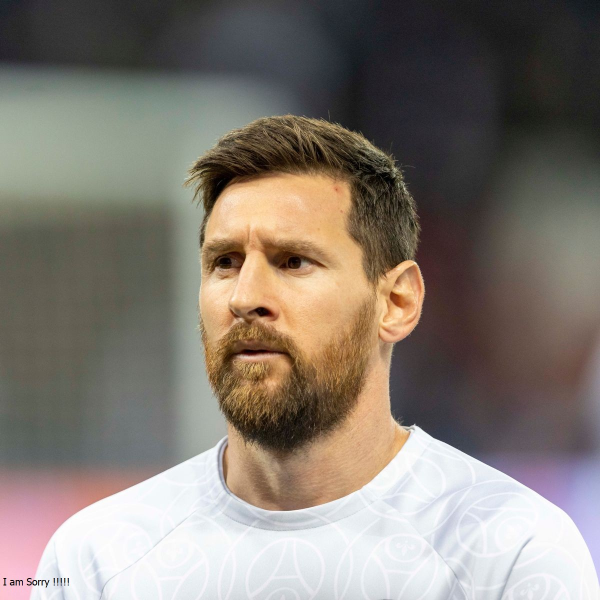
#> input picture Model/test2.jpg, 1200 x 1200 px, found by its file name (shown at 1/2 size)
$ jupyter execute --allow-errors 'Sport Person Classifier Model.ipynb'   (shell and % lines are left out)
#> lines starting #> are read from the running program, lines starting #| are printed output that depends on the picture
### Sports Person Face Classification

Special thanks and reference to **Dhaval Patel** of Coded Basics whose project resource helped with this

[cell 1]
#importing needed libraries
import numpy as np
import cv2
import matplotlib
from matplotlib import pyplot as plt

In image classification there are different attribute that can be used as features for image representation. For example:
* Object recognition
* Text recognition
* Pattern recognition
* Face detection
* Motion analysis and so on.

In this case however, face detection method will be used for classification. This methods involves looking for patterns or features that are unique to a particular set of images. Like for example the distance between the eyes, placement of the nose, mouth and other facial landmarks.
This study uses OpenCV Haarcasades(https://docs.opencv.org/3.4/db/d28/tutorial_cascade_classifier.html) which works by using a set of simple Haar-like features, such as edges, lines, and corners, to detect faces in an image.

#### Let's see how OpenCV works

[cell 2]
#creating a variable to store the test image
img = cv2.imread('C://Windows//System32//Sport_Person_Classifier//Model//test2.jpg')
#> img is the input picture: shape (1200, 1200, 3); mean B, G, R 114.6, 123, 131.3
img  #returns a NumPy array that represents the image data in the form of a matrix

[cell 3]
img.shape   #returns the dimension and number of colour channels
#> Out = (1200, 1200, 3)

[cell 4]
plt.imshow(img)

[cell 5]
gray = cv2.cvtColor(img, cv2.COLOR_BGR2GRAY)  #converts img to another color space in this case gray
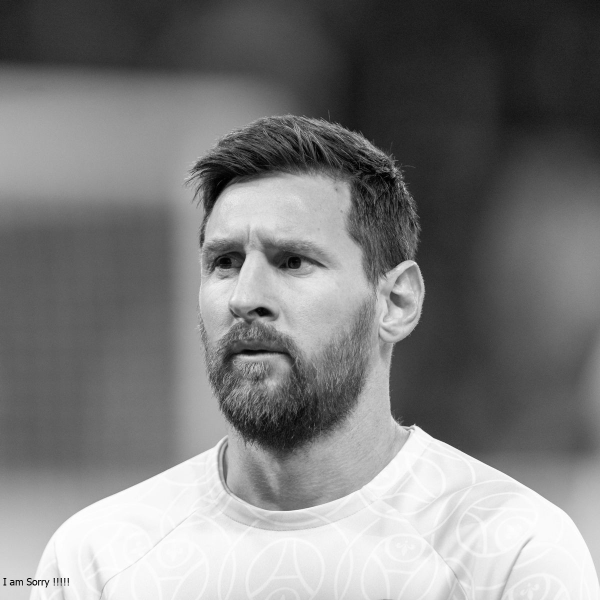
#> gray: shape (1200, 1200) (shown at 1/2 size); min 0, max 255, mean 124.5
gray.shape  #returns only dimension since it only contains one colour channel
#> Out = (1200, 1200)

[cell 6]
plt.imshow(gray, cmap='gray')

### Data Preprocessing

[cell 7]
#creating classifier objects
face_cascade = cv2.CascadeClassifier('C://Windows//System32//Sport_Person_Classifier//Server//OpencvHaarcasades//haarcascade_frontalface_default.xml')
eye_cascade = cv2.CascadeClassifier('C://Windows//System32//Sport_Person_Classifier//Server//OpencvHaarcasades//haarcascade_eye.xml')

faces = face_cascade.detectMultiScale(gray, 1.3, 5)   #detectMultiScale() function detects face in a gray. With three arguments: gray, a scale factor, and minimum number of neighbor rectangles.
#> faces = [[302, 353, 436, 436]]
faces      #coordinates(x,y,w,h) of the rectangle that represents the detected face in gray. return more than one array if multiple faces are detected
#> Out = [[302, 353, 436, 436]]

[cell 8]
(x,y,w,h) = faces[0]    #returns array of first detected face in gray
#> x = 302; y = 353; w = 436; h = 436
x,y,w,h
#> Out = (302, 353, 436, 436)

[cell 9]
#drawing a rectangle around detected face
face_img = cv2.rectangle(img,(x,y),(x+w,y+h),(255,0,0),2)  #arguments: img, the coordinates, rectangle colour, and thickness of the rectangle border 2.
plt.imshow(face_img)

[cell 10]
#loop that iterates through face and eye variables, creates roi variables and plot the image with rectangle around detected face and eyes
cv2.destroyAllWindows()
for (x,y,w,h) in faces:
    face_img = cv2.rectangle(img,(x,y),(x+w,y+h),(255,0,0),2)
    roi_gray = gray[y:y+h, x:x+w]
    roi_color = face_img[y:y+h, x:x+w]
    eyes = eye_cascade.detectMultiScale(roi_gray)
    for (ex,ey,ew,eh) in eyes:
        cv2.rectangle(roi_color,(ex,ey),(ex+ew,ey+eh),(0,255,0),2)   #notice the different colour code for eyes
#> this loop made 1 pass
#> (x, y, w, h, eyes) on pass 1: (302, 353, 436, 436, [[98, 119, 105, 105], [232, 115, 106, 106]])
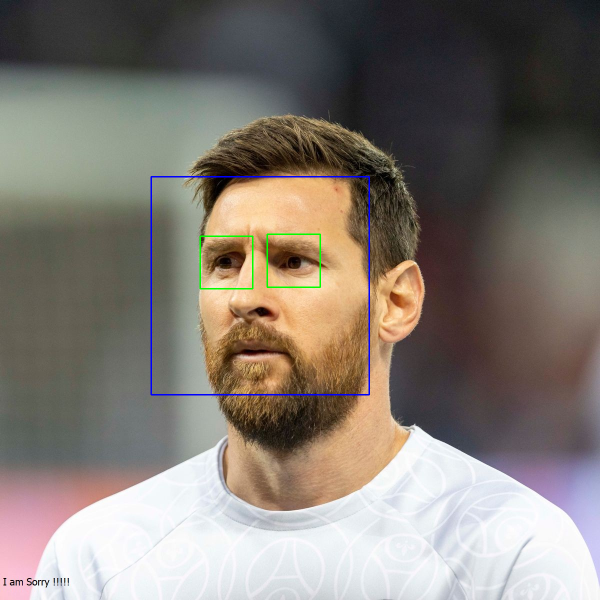
#> img: shape (1200, 1200, 3) (shown at 1/2 size); mean B, G, R 115, 122.7, 130.5
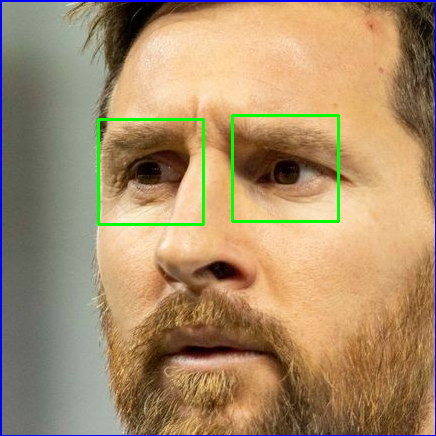
#> roi_color: shape (436, 436, 3); mean B, G, R 106.4, 141.6, 168.6


plt.figure()
plt.imshow(face_img, cmap='gray')
plt.show()

[cell 11]
#plotting cropped detected face(roi_color)
plt.imshow(roi_color, cmap='gray')

[cell 12]
#creating numpy array of cropped face
cropped_img = np.array(roi_color)
cropped_img.shape
#> Out = (436, 436, 3)

[cell 13]
#defining a function that extracts the cropped face from an input image only if two eyes are detected within the detected face region.
def get_cropped_image_if_2_eyes(image_path):
    img = cv2.imread(image_path)
    gray = cv2.cvtColor(img, cv2.COLOR_BGR2GRAY)
    faces = face_cascade.detectMultiScale(gray, 1.3, 5)
#> faces = [[302, 353, 436, 436]]
    for (x,y,w,h) in faces:
        roi_gray = gray[y:y+h, x:x+w]
        roi_color = img[y:y+h, x:x+w]
        eyes = eye_cascade.detectMultiScale(roi_gray)
        if len(eyes) >= 2:
            return roi_color

Calling the function on an image with two eyes

[cell 14]
original_image = cv2.imread('C://Windows//System32//Sport_Person_Classifier//Model//test2.jpg')
plt.imshow(original_image)

[cell 15]
cropped_image = get_cropped_image_if_2_eyes('C://Windows//System32//Sport_Person_Classifier//Model//test2.jpg')
plt.imshow(cropped_image)

Calling the function on an obstructed image (two eyes not showing clearly)

[cell 16]
obstructed_image = cv2.imread('C://Windows//System32//Sport_Person_Classifier//Model//test.jpg')
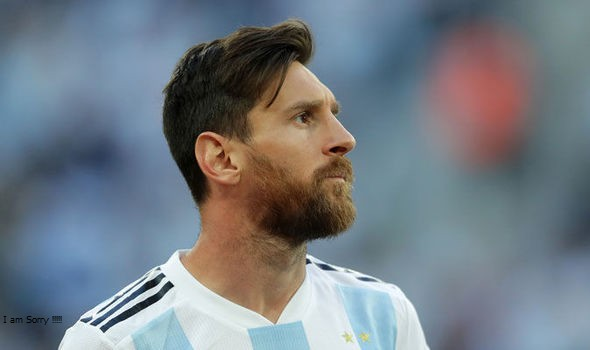
#> input picture Model/test.jpg, 590 x 350 px, found by its file name
#> obstructed_image is the input picture: shape (350, 590, 3); mean B, G, R 131.1, 123.3, 115.3
plt.imshow(obstructed_image)

[cell 17]
cropped_image_no_2_eyes = get_cropped_image_if_2_eyes('C://Windows//System32//Sport_Person_Classifier//Model//test.jpg')
#> in get_cropped_image_if_2_eyes (call 2), `gray = cv2.cvtColor(img, cv2.COLOR_BGR2GRAY)`:
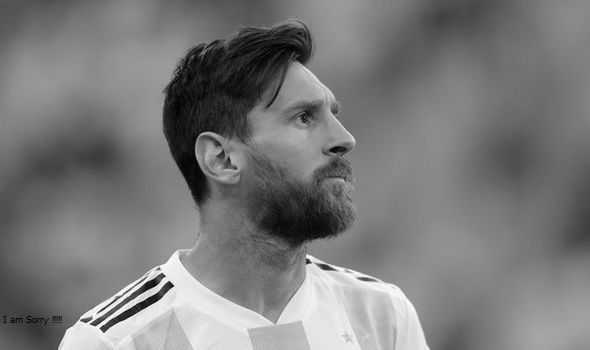
#> gray: shape (350, 590); min 0, max 254, mean 121.8
#> in get_cropped_image_if_2_eyes (call 2), `faces = face_cascade.detectMultiScale(gray, 1.3, 5)`: faces = [[256, 50, 153, 153]]
#> the loop in get_cropped_image_if_2_eyes (call 2), `for (x,y,w,h) in faces:` made 1 pass
#> (x, y, w, h, eyes) on pass 1: (256, 50, 153, 153, [[29, 49, 36, 36]])
#> pass 1, in get_cropped_image_if_2_eyes (call 2), `roi_gray = gray[y:y+h, x:x+w]`:
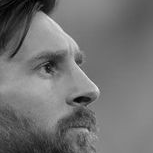
#> roi_gray: shape (153, 153); min 0, max 241, mean 114.2
#> pass 1, in get_cropped_image_if_2_eyes (call 2), `roi_color = img[y:y+h, x:x+w]`:
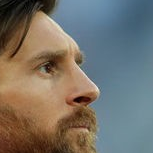
#> roi_color: shape (153, 153, 3); mean B, G, R 105.7, 113.9, 118.1
if cropped_image_no_2_eyes is not None:            #using if, else statement because None cannot be displayed using Matplotlib's imshow() function
    plt.imshow(cropped_image_no_2_eyes)
else:
    print("The image does not contain two eyes.")

[cell 18]
#defining two paths which would be useful later
path_to_data = "C://Windows//System32//Sport_Person_Classifier//Model//Dataset//"
path_to_cr_data = "C://Windows//System32//Sport_Person_Classifier//Model//Dataset//cropped//"

[cell 19]
#creating an empty list-img_dirs and then loops through the entries in the directory specified by the path_to_data variable using the os.scandir() function.
#For each entry in the directory, the code checks if it is a directory using the is_dir() method of the entry object. If the entry is a directory, its path is appended to the img_dirs list using the append() method.

import os
img_dirs = []
for entry in os.scandir(path_to_data):
    if entry.is_dir():
        img_dirs.append(entry.path)

[cell 20]
#displays list containing the paths of all directories in the directory specified by the path_to_data
img_dirs

[cell 21]
#delete the directory specified by the path_to_cr_data variable (if it exists) and then create a new directory with the same name.
import shutil
if os.path.exists(path_to_cr_data):
     shutil.rmtree(path_to_cr_data)
os.mkdir(path_to_cr_data)

[cell 22]
#looping through each directory in the img_dirs list and extracting cropped images of faces from each image file in the directory.
#creates a new folder with the celebrity name in the path_to_cr_data directory(if it doesn't already exist)
#saves the cropped image as a PNG file in the new folder
#and adds the path of the cropped image to the list associated with the celebrity name in the celebrity_file_names_dict dictionary.
cropped_image_dirs = []
celebrity_file_names_dict = {}
#> (the rest of this cell did not finish here and is left out)

        if roi_color is not None:
            cropped_folder = path_to_cr_data + celebrity_name
            if not os.path.exists(cropped_folder):
                os.makedirs(cropped_folder)
                cropped_image_dirs.append(cropped_folder)
                print("Generating cropped images in folder: ",cropped_folder)
            cropped_file_name = celebrity_name + str(count) + ".png"
            cropped_file_path = cropped_folder + "/" + cropped_file_name
            cv2.imwrite(cropped_file_path, roi_color)
            celebrity_file_names_dict[celebrity_name].append(cropped_file_path)
            count += 1

All cropped images are now in cropped foldr according to respective names.

Carefully examine cropped images and remove unmwanted ones that will negatively affect accuracy of the classifier.

### Feature Extraction

**Wavelet Transform**
Inorder to reduce computational complexity and improve classifier accuracy, signal processing technique called wavelet transform is employed.
Unlike traditional image representation, Wavelet transform extract more meaningful and discriminative features from an image. By capturing texture and structural features at different scales and orientations.

[cell 23]
import numpy as np
import pywt
import cv2

def w2d(img, mode='haar', level=1):
#> called with mode = 'db1', level = 5
    imArray = img
    #Datatype conversions
    #convert to grayscale
    imArray = cv2.cvtColor( imArray,cv2.COLOR_RGB2GRAY )
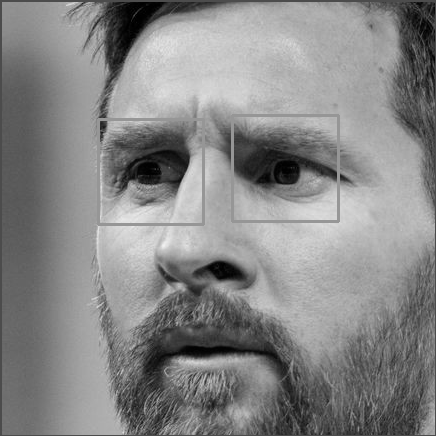
#> imArray: shape (436, 436); min 0, max 241, mean 134.2
    #convert to float
    imArray =  np.float32(imArray)
    imArray /= 255;
    # compute coefficients
    coeffs=pywt.wavedec2(imArray, mode, level=level)
#> coeffs = 6 items

    #Process Coefficients
    coeffs_H=list(coeffs)
#> coeffs_H = 6 items
    coeffs_H[0] *= 0;

    # reconstruction
    imArray_H=pywt.waverec2(coeffs_H, mode);
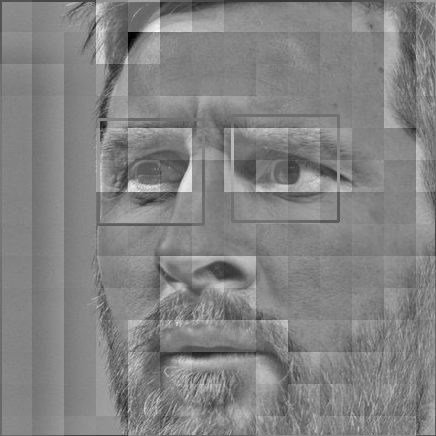
#> imArray_H: shape (436, 436) float32; min -0.635, max 0.601, mean 0.000967; drawn with min black and max white
    imArray_H *= 255;
    imArray_H =  np.uint8(imArray_H)
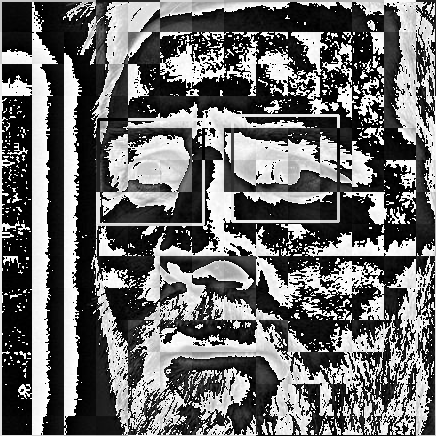
#> imArray_H: shape (436, 436); min 0, max 255, mean 108

    return imArray_H

[cell 24]
#displaying wavelet coefficients at different scales capturing features such as edges, contours, and texture patterns
im_har = w2d(cropped_img,'db1',5)
plt.imshow(im_har, cmap='gray')

[cell 25]
#creating a dictionary called class_dict that maps celebrity names to class labels.
class_dict = {}
count = 0
skip_first = True

for celebrity_name in celebrity_file_names_dict.keys():
    if skip_first:
        skip_first = False
        continue  # skip the first item
    class_dict[celebrity_name] = count
    count = count + 1

class_dict
